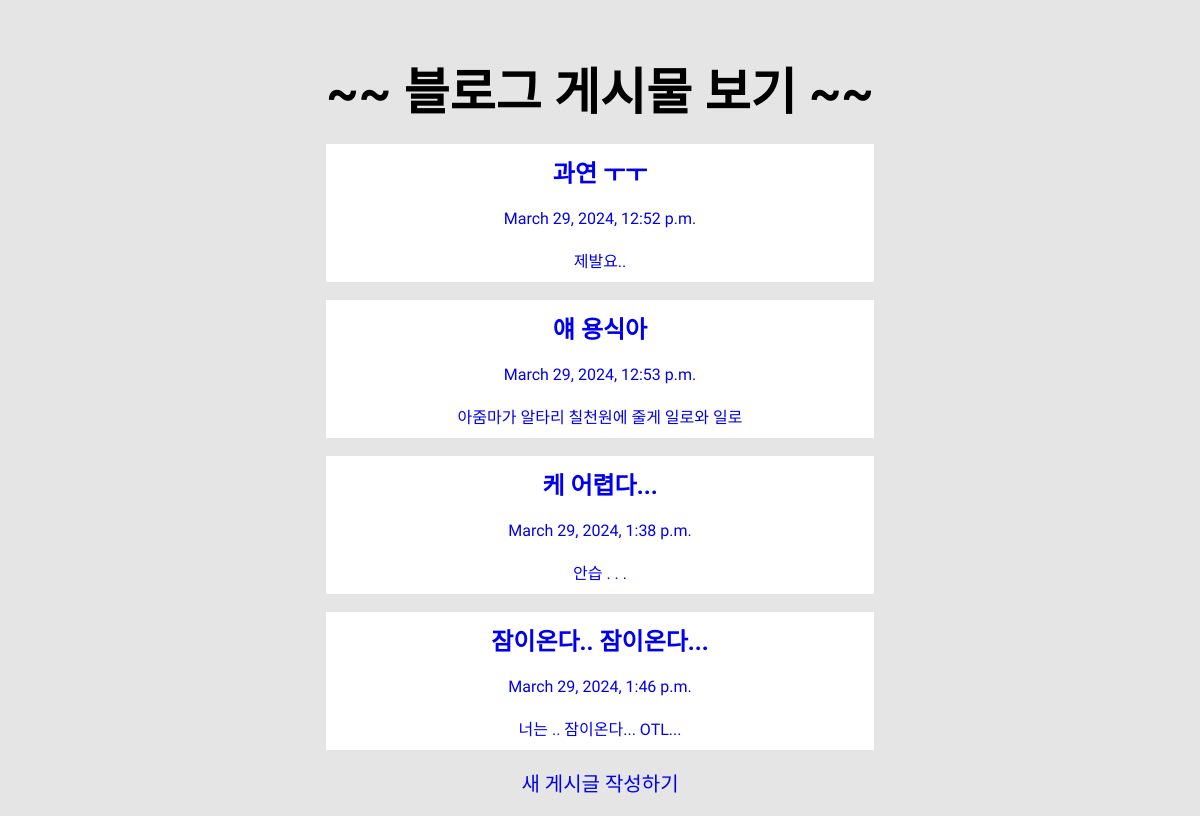
The page / on the database its author committed.
### blog/models.py (models this page shows, shortened)
class Blog(models.Model):
    title = models.CharField(max_length=100)
    created_at = models.DateTimeField(auto_now_add=True, null=True)
    content = models.TextField()
    def contents(self):
        return self.content[:100]

### blog/views.py (the view)
# urls.py: path('', views.home, name='home'),
def home(request):
    blogs = Blog.objects.all()
    return render(request, 'home.html', {'blogs':blogs})

### blog/templates/home.html (shortened to what this page needs)
<!DOCTYPE html>
<html>
<head>
</head>
<body>
    <div class="container">
        <h1>~~ 블로그 게시물 보기 ~~</h1>
        <div class="posts">
            {% for blog in blogs %}
            <a href="{% url 'detail' blog.id %}" class="post">
                <h2>{{blog.title}}</h2>
                <p>{{blog.created_at}}</p>
                <p>{{blog.contents}}</p>
            </a>
            {% endfor %}
        </div>
        <a href="{% url 'create' %}" class="newPost">새 게시글 작성하기</a>
    </div>
</body>
</html>

### blog/templates/home.html (style rules this page uses)
body { background-color: rgba(128, 128, 128, 0.199); font-family: "Single Day", cursive; display: flex; justify-content: center; align-items: center; height: 100vh; text-align: center; }
h1 { font-size: 50px; margin-bottom: 20px; }
a { text-decoration: none; }
a h2, a p { background-color: white; margin: 0; padding: 10px; }
.newPost { font-size: 20px; margin-top: 20px; }

### rows shown on the page
Blog: title "과연 ㅜㅜ", created_at "March 29, 2024, 12:52 p.m.", contents "제발요.."
Blog: title "얘 용식아", created_at "March 29, 2024, 12:53 p.m.", contents "아줌마가 알타리 칠천원에 줄게 일로와 일로"
Blog: title "케 어렵다...", created_at "March 29, 2024, 1:38 p.m.", contents "안습 . . ."
Blog: title "잠이온다.. 잠이온다...", created_at "March 29, 2024, 1:46 p.m.", contents "너는 .. 잠이온다... OTL..."
